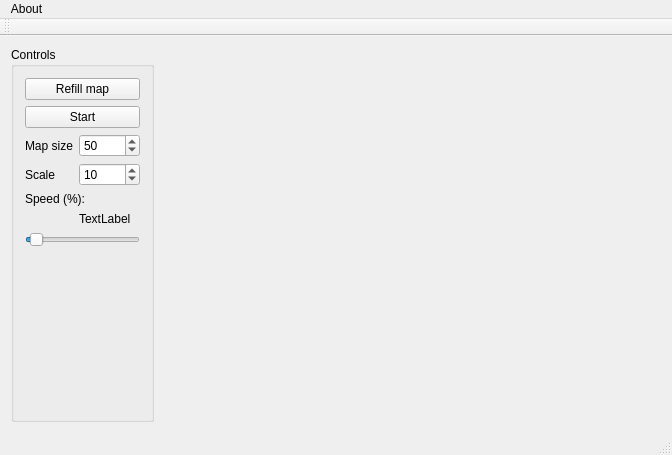
<?xml version="1.0" encoding="UTF-8"?>
<ui version="4.0">
 <class>MainWindow</class>
 <widget class="QMainWindow" name="MainWindow">
  <property name="geometry">
   <rect>
    <x>0</x>
    <y>0</y>
    <width>672</width>
    <height>455</height>
   </rect>
  </property>
  <property name="mouseTracking">
   <bool>true</bool>
  </property>
  <property name="windowTitle">
   <string>Game of life</string>
  </property>
  <widget class="QWidget" name="centralWidget">
   <layout class="QHBoxLayout" name="horizontalLayout">
    <item>
     <widget class="QGroupBox" name="gbControls">
      <property name="sizePolicy">
       <sizepolicy hsizetype="Fixed" vsizetype="Preferred">
        <horstretch>0</horstretch>
        <verstretch>0</verstretch>
       </sizepolicy>
      </property>
      <property name="title">
       <string>Controls</string>
      </property>
      <layout class="QFormLayout" name="formLayout">
       <item row="0" column="0" colspan="2">
        <widget class="QPushButton" name="btnRecreateMap">
         <property name="text">
          <string>Refill map</string>
         </property>
        </widget>
       </item>
       <item row="2" column="0" colspan="2">
        <widget class="QPushButton" name="btnStart">
         <property name="text">
          <string>Start</string>
         </property>
        </widget>
       </item>
       <item row="4" column="0">
        <widget class="QLabel" name="lbMapSize">
         <property name="text">
          <string>Map size</string>
         </property>
        </widget>
       </item>
       <item row="4" column="1">
        <widget class="QSpinBox" name="sbMapSize">
         <property name="minimum">
          <number>0</number>
         </property>
         <property name="maximum">
          <number>10000</number>
         </property>
         <property name="value">
          <number>50</number>
         </property>
        </widget>
       </item>
       <item row="6" column="0">
        <widget class="QLabel" name="lbScale">
         <property name="text">
          <string>Scale</string>
         </property>
        </widget>
       </item>
       <item row="6" column="1">
        <widget class="QSpinBox" name="sbScale">
         <property name="minimum">
          <number>0</number>
         </property>
         <property name="maximum">
          <number>50</number>
         </property>
         <property name="value">
          <number>10</number>
         </property>
        </widget>
       </item>
       <item row="8" column="0" colspan="2">
        <widget class="QLabel" name="lbTimer">
         <property name="text">
          <string>Speed (%):</string>
         </property>
        </widget>
       </item>
       <item row="9" column="1">
        <widget class="QLabel" name="lbSpeedVisual">
         <property name="text">
          <string>TextLabel</string>
         </property>
        </widget>
       </item>
       <item row="10" column="0" colspan="2">
        <widget class="QSlider" name="hsSpeed">
         <property name="minimum">
          <number>1</number>
         </property>
         <property name="maximum">
          <number>1000</number>
         </property>
         <property name="value">
          <number>45</number>
         </property>
         <property name="orientation">
          <enum>Qt::Horizontal</enum>
         </property>
        </widget>
       </item>
      </layout>
     </widget>
    </item>
    <item>
     <widget class="QWidget" name="widget" native="true"/>
    </item>
   </layout>
  </widget>
  <widget class="QMenuBar" name="menuBar">
   <property name="geometry">
    <rect>
     <x>0</x>
     <y>0</y>
     <width>672</width>
     <height>21</height>
    </rect>
   </property>
   <widget class="QMenu" name="menuAbout">
    <property name="title">
     <string>About</string>
    </property>
    <addaction name="actionSelf_Testing"/>
    <addaction name="separator"/>
    <addaction name="actionAbout"/>
   </widget>
   <addaction name="menuAbout"/>
  </widget>
  <widget class="QToolBar" name="mainToolBar">
   <attribute name="toolBarArea">
    <enum>TopToolBarArea</enum>
   </attribute>
   <attribute name="toolBarBreak">
    <bool>false</bool>
   </attribute>
  </widget>
  <widget class="QStatusBar" name="statusBar"/>
  <action name="actionSelf_Testing">
   <property name="text">
    <string>Self &amp;Testing</string>
   </property>
  </action>
  <action name="actionAbout">
   <property name="text">
    <string>About</string>
   </property>
  </action>
 </widget>
 <layoutdefault spacing="6" margin="11"/>
 <resources/>
 <connections/>
</ui>
